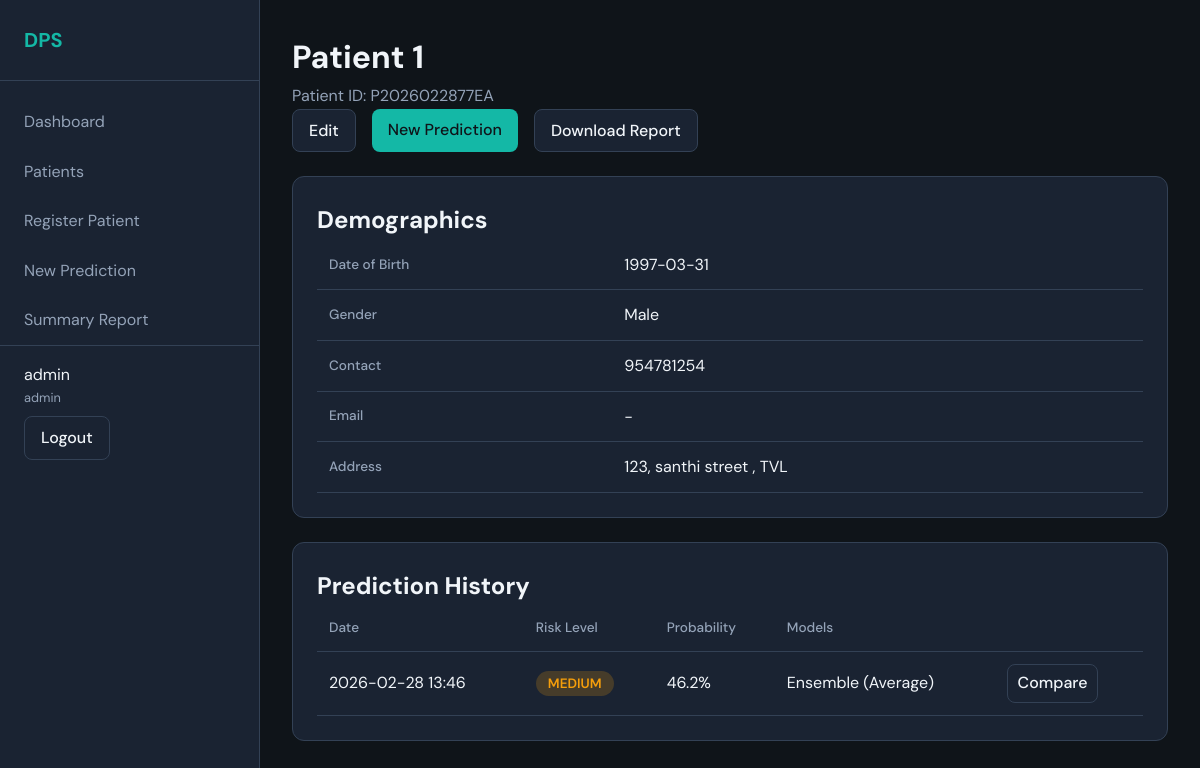
Page /patients/1 (signed in) on the committed database.
### app/models.py (models this page shows, shortened)
class User(UserMixin, db.Model):
    __tablename__ = 'users'
    id = db.Column(db.Integer, primary_key=True)
    username = db.Column(db.String(80), unique=True, nullable=False)
    email = db.Column(db.String(120), unique=True, nullable=False)
    password_hash = db.Column(db.String(256), nullable=False)
    role = db.Column(db.String(20), nullable=False)  # admin, doctor, nurse, staff
    created_at = db.Column(db.DateTime, default=datetime.utcnow)
    def can_manage_patients(self):
        return self.role in ('admin', 'doctor', 'nurse', 'staff')

class Patient(db.Model):
    __tablename__ = 'patients'
    id = db.Column(db.Integer, primary_key=True)
    patient_id = db.Column(db.String(20), unique=True, nullable=False)
    first_name = db.Column(db.String(100), nullable=False)
    last_name = db.Column(db.String(100), nullable=False)
    date_of_birth = db.Column(db.Date, nullable=False)
    gender = db.Column(db.String(10), nullable=False)
    contact_number = db.Column(db.String(20))
    email = db.Column(db.String(120))
    address = db.Column(db.Text)
    registered_by = db.Column(db.Integer, db.ForeignKey('users.id'))
    created_at = db.Column(db.DateTime, default=datetime.utcnow)
    updated_at = db.Column(db.DateTime, default=datetime.utcnow, onupdate=datetime.utcnow)
    predictions = db.relationship('Prediction', backref='patient', lazy='dynamic')

class Prediction(db.Model):
    __tablename__ = 'predictions'
    id = db.Column(db.Integer, primary_key=True)
    patient_id = db.Column(db.Integer, db.ForeignKey('patients.id'), nullable=False)
    pregnancies = db.Column(db.Float, nullable=False)
    glucose = db.Column(db.Float, nullable=False)
    blood_pressure = db.Column(db.Float, nullable=False)
    skin_thickness = db.Column(db.Float, nullable=False)
    insulin = db.Column(db.Float, nullable=False)
    bmi = db.Column(db.Float, nullable=False)
    diabetes_pedigree = db.Column(db.Float, nullable=False)
    age = db.Column(db.Float, nullable=False)
    risk_level = db.Column(db.String(20), nullable=False)  # low, medium, high
    probability = db.Column(db.Float, nullable=False)  # 0-1 probability
    primary_model = db.Column(db.String(50))  # Model that made primary prediction
    model_comparison = db.Column(db.JSON)  # All model predictions for comparison
    predicted_by = db.Column(db.Integer, db.ForeignKey('users.id'))
    created_at = db.Column(db.DateTime, default=datetime.utcnow)

### app/routes/patient_routes.py (the view)
@patient_bp.route('/<int:id>')
@login_required
@require_staff
def view(id):
    patient = Patient.query.get_or_404(id)
    predictions = Prediction.query.filter_by(patient_id=patient.id).order_by(Prediction.created_at.desc()).all()
    return render_template('patients/view.html', patient=patient, predictions=predictions)

### app/routes/patient_routes.py (called while the page is built)
def require_staff(f):
    @wraps(f)
    def decorated(*args, **kwargs):
        if not current_user.can_manage_patients():
            flash('Access denied. Staff role required.', 'error')
            return redirect(url_for('dashboard.overview'))
        return f(*args, **kwargs)
    return decorated

### app/templates/patients/view.html (shortened to what this page needs)
{% extends "base.html" %}
{% block content %}
<h1>{{ patient.first_name }} {{ patient.last_name }}</h1>
<p style="color: var(--text-muted);">Patient ID: {{ patient.patient_id }}</p>
<div style="display: flex; gap: 1rem; margin-bottom: 1.5rem;">
    <a href="{{ url_for('patient.edit', id=patient.id) }}" class="btn btn-secondary">Edit</a>
    <a href="{{ url_for('prediction.new') }}?patient={{ patient.id }}" class="btn btn-primary">New Prediction</a>
    <a href="{{ url_for('report.patient_report', patient_id=patient.id) }}" class="btn btn-secondary">Download Report</a>
</div>
<div class="card">
    <h2>Demographics</h2>
    <table>
        <tr><th>Date of Birth</th><td>{{ patient.date_of_birth }}</td></tr>
        <tr><th>Gender</th><td>{{ patient.gender }}</td></tr>
        <tr><th>Contact</th><td>{{ patient.contact_number or '-' }}</td></tr>
        <tr><th>Email</th><td>{{ patient.email or '-' }}</td></tr>
        <tr><th>Address</th><td>{{ patient.address or '-' }}</td></tr>
    </table>
</div>
<div class="card">
    <h2>Prediction History</h2>
    <table>
        <thead>
            <tr><th>Date</th><th>Risk Level</th><th>Probability</th><th>Models</th><th></th></tr>
        </thead>
        <tbody>
            {% for pred in predictions %}
            <tr>
                <td>{{ pred.created_at.strftime('%Y-%m-%d %H:%M') }}</td>
                <td><span class="risk-badge risk-{{ pred.risk_level }}">{{ pred.risk_level|upper }}</span></td>
                <td>{{ "%.1f"|format(pred.probability * 100) }}%</td>
                <td>{{ pred.primary_model or 'Ensemble' }}</td>
                <td><a href="{{ url_for('prediction.compare', id=pred.id) }}" class="btn btn-secondary" style="padding: 0.35rem 0.6rem;">Compare</a></td>
            </tr>
            {% else %}
            <tr><td colspan="5" style="text-align: center; color: var(--text-muted);">No predictions yet.</td></tr>
            {% endfor %}
        </tbody>
    </table>
</div>
{% endblock %}

### app/templates/base.html (shortened to what this page needs)
<!DOCTYPE html>
<html lang="en">
<head>
</head>
<body>
    <div class="{% if current_user.is_authenticated %}layout{% endif %}">
        {% if current_user.is_authenticated %}
        <aside class="sidebar">
            <div class="sidebar-brand">DPS</div>
            <nav class="sidebar-nav">
                <a href="{{ url_for('dashboard.overview') }}">Dashboard</a>
                <a href="{{ url_for('patient.list_patients') }}">Patients</a>
                <a href="{{ url_for('patient.register') }}">Register Patient</a>
                <a href="{{ url_for('prediction.new') }}">New Prediction</a>
                <a href="{{ url_for('report.summary_report') }}">Summary Report</a>
            </nav>
            <div class="user-menu">
                <div>{{ current_user.username }}</div>
                <div style="font-size: 0.8rem; color: var(--text-muted);">{{ current_user.role }}</div>
                <a href="{{ url_for('auth.logout') }}" class="btn btn-secondary" style="margin-top: 0.5rem;">Logout</a>
            </div>
        </aside>
        {% endif %}
        <main class="main-content" {% if not current_user.is_authenticated %}style="max-width: 480px; margin: 0 auto; padding: 4rem 2rem;"{% endif %}>
            {% block content %}{% endblock %}
        </main>
    </div>
</body>
</html>

### app/templates/base.html (style rules this page uses)
:root { --bg-dark: #0f1419; --bg-card: #1a2332; --accent-teal: #14b8a6; --accent-blue: #3b82f6; --accent-amber: #f59e0b; --accent-red: #ef4444; --accent-green: #10b981; --text-primary: #f1f5f9; --text-muted: #94a3b8; --border: #334155; }
* { box-sizing: border-box; margin: 0; padding: 0; }
body { font-family: 'DM Sans', sans-serif; background: var(--bg-dark); color: var(--text-primary); min-height: 100vh; line-height: 1.6; }
.layout { display: flex; min-height: 100vh; }
.sidebar { width: 260px; background: var(--bg-card); border-right: 1px solid var(--border); padding: 1.5rem 0; }
.sidebar-brand { padding: 0 1.5rem 1.5rem; font-weight: 700; font-size: 1.25rem; color: var(--accent-teal); border-bottom: 1px solid var(--border); margin-bottom: 1rem; }
.sidebar-nav a { display: block; padding: 0.75rem 1.5rem; color: var(--text-muted); text-decoration: none; }
.main-content { flex: 1; padding: 2rem; overflow-y: auto; }
.btn { display: inline-block; padding: 0.5rem 1rem; border-radius: 8px; text-decoration: none; font-weight: 500; cursor: pointer; border: none; font-family: inherit; }
.btn-primary { background: var(--accent-teal); color: var(--bg-dark); }
.btn-secondary { background: var(--bg-card); color: var(--text-primary); border: 1px solid var(--border); }
.card { background: var(--bg-card); border: 1px solid var(--border); border-radius: 12px; padding: 1.5rem; margin-bottom: 1.5rem; }
.risk-badge { padding: 0.25rem 0.75rem; border-radius: 9999px; font-weight: 600; font-size: 0.85rem; }
.risk-medium { background: rgba(245,158,11,0.2); color: var(--accent-amber); }
table { width: 100%; border-collapse: collapse; }
th, td { padding: 0.75rem; text-align: left; border-bottom: 1px solid var(--border); }
th { color: var(--text-muted); font-weight: 500; font-size: 0.85rem; }
.user-menu { margin-top: auto; padding: 1rem 1.5rem; border-top: 1px solid var(--border); }

### rows in the picture
User: username "admin", role "admin"
Patient: first_name "Patient", last_name "1", patient_id "P2026022877EA", date_of_birth "1997-03-31", gender "Male", contact_number "954781254", email "-", address "123, santhi street , TVL"
Prediction: created_at "2026-02-28 13:46", risk_level "MEDIUM", pred.probability*100 "46.2", primary_model "Ensemble (Average)"
